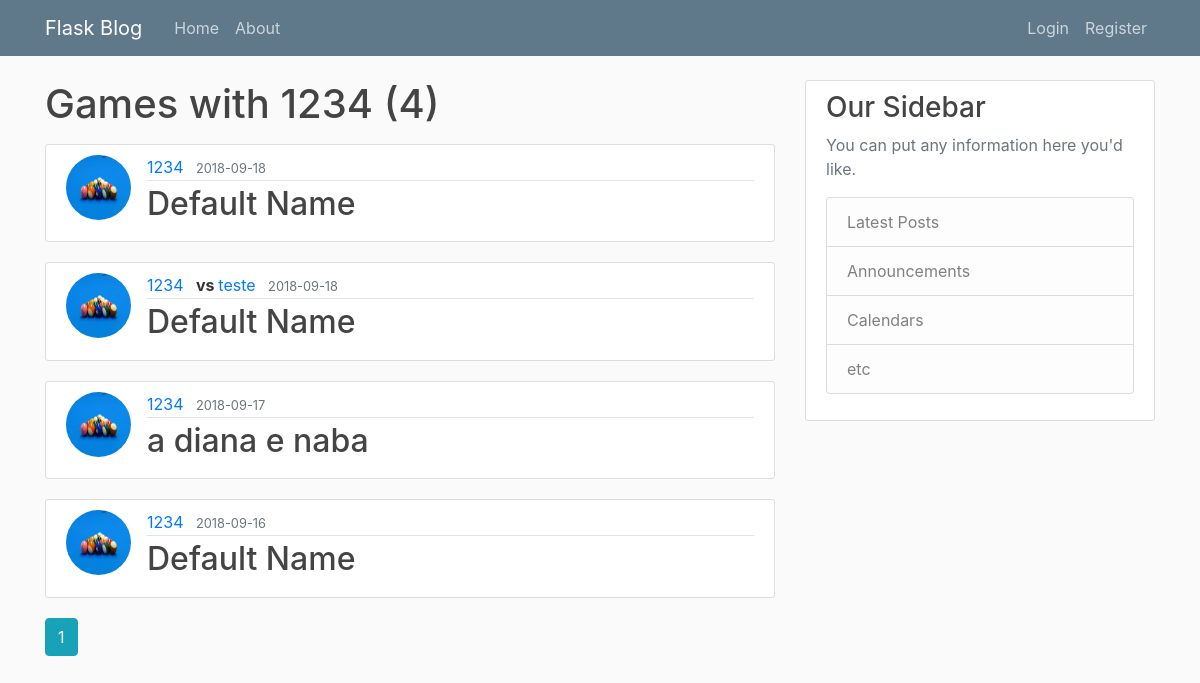
Page /user/1234 on the earlier database version.
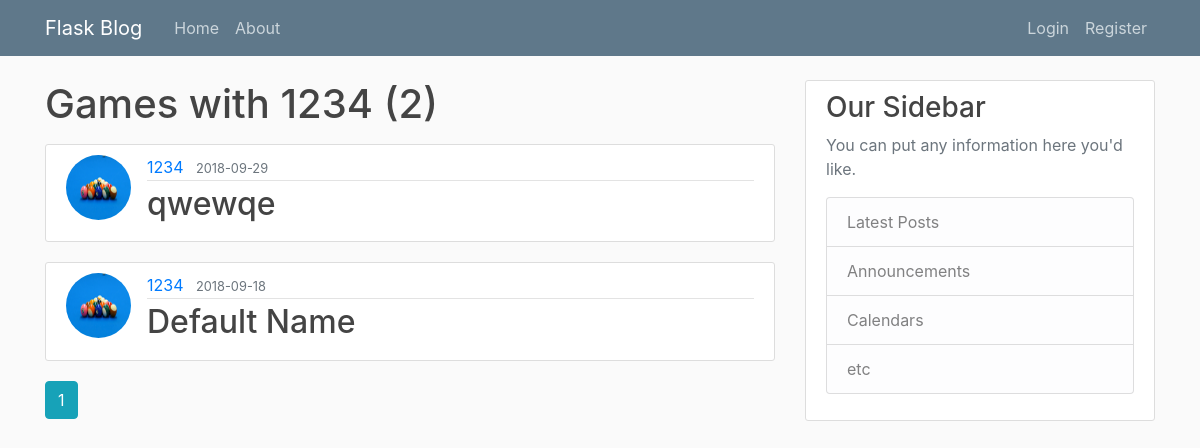
Same page on the later database version.
### flaskproject/models.py (models this page shows, shortened)
class Game(db.Model):
	id = db.Column(db.Integer, primary_key=True)
	name = db.Column(db.String(100), unique=False, nullable=False)
	password = db.Column(db.String(60), nullable=False)
	date_created = db.Column(db.DateTime, nullable=False, default=datetime.utcnow)
	image_file = db.Column(db.String(20), nullable=False, default='default.png')

class User(db.Model, UserMixin):
	id = db.Column(db.Integer, primary_key = True)
	username = db.Column(db.String(20), unique = True, nullable = False)
	email = db.Column(db.String(120), unique = True, nullable = False)
	image_file = db.Column(db.String(20), nullable = False, default='default.jpg')
	password = db.Column(db.String(60), nullable = False)
	posts = db.relationship('Post', backref='author', lazy = True)
	elo = db.Column(db.Float, nullable = True)
	games = db.relationship('Game', secondary=game_players, lazy='dynamic', backref = db.backref('players', lazy = True))

### flaskproject/users/routes.py (the view)
@users.route("/user/<string:username>")
def user_games(username):
	page = request.args.get('page', 1, type=int)
	user = User.query.filter_by(username=username).first_or_404()
	games = user.games\
		.order_by(Game.date_created.desc())\
		.paginate(page = page, per_page = 5)
	return render_template('user_games.html', games=games, user=user)

### flaskproject/templates/user_games.html
{% extends "layout.html" %}
{% block content %}
	<h1 class = "mb-3"> Games with {{user.username}} ({{ games.total	 }})</h1>
	{% for game in games.items %}
		<article class="media content-section">
			<img class = "rounded-circle article-img" src=" {{ url_for('static', filename = 'game_pics/' + game.image_file)}}">
		  <div class="media-body">
		    <div class="article-metadata">
		      <a class="mr-2" href=" {{ url_for('users.user_games', username = game.players[0].username )}}">{{ game.players[0].username }}</a>
              {% if game.players[1]%}
                <b> vs </b>
              <a class="mr-2" href=" {{ url_for('users.user_games', username = game.players[0].username )}}">{{ game.players[1].username }}</a>
                {% endif %}
		      <small class="text-muted">{{ game.date_created.strftime('%Y-%m-%d') }}</small>
		    </div>
		    <h2><a class="article-title" href=" {{ url_for('games.view_game', game_id = game.id )}}">{{ game.name }}</a></h2>
		  </div>
		</article>
	{%endfor%}
	{% for page_num in games.iter_pages(left_edge = 1, right_edge = 1, left_current = 1, right_current = 2) %}
		{% if page_num %}
			{% if games.page == page_num %}
				<a class = "btn btn-info mb-4" href=" {{url_for('users.user_games',page = page_num, username = user.username)}}">{{ page_num }} </a>
			{% else %}
				<a class = "btn btn-outline-info mb-4" href=" {{url_for('users.user_games',page = page_num, username = user.username)}}">{{ page_num }} </a>
			{% endif %}
		{% else %}
			...
		{% endif %}
	{%endfor%}
{% endblock content %}

Differences in the rows shown:
no longer on this page (row unchanged): Game: image_file (placeholder picture), username "1234", username "teste", date_created "2018-09-18", name "Default Name"
removed Game: image_file (placeholder picture), username "1234", date_created "2018-09-17", name "a diana e naba"
removed Game: image_file (placeholder picture), username "1234", date_created "2018-09-16", name "Default Name"
added Game: image_file (placeholder picture), username "1234", date_created "2018-09-29", name "qwewqe"
Other differences:
{{ games.total }}: "4" → "2"
